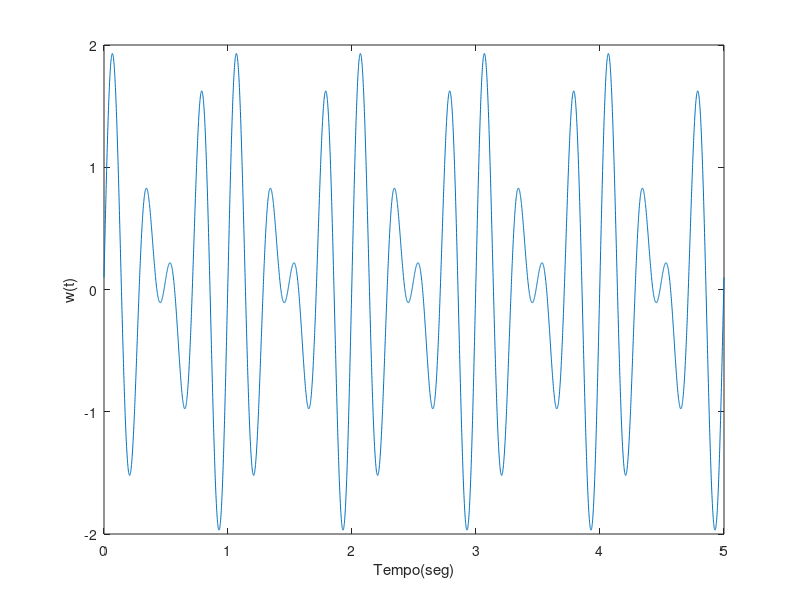

The MATLAB script that drew this image:
Ts = 0.001;
t = [0 : Ts : 5];

w = sin(6 * pi * t) + sin(8 * pi * t + 0.1);

plot(t, w);
xlabel('Tempo(seg)');
ylabel('w(t)');

A = max(w)
#f = 1 Hz
#T = 1 s